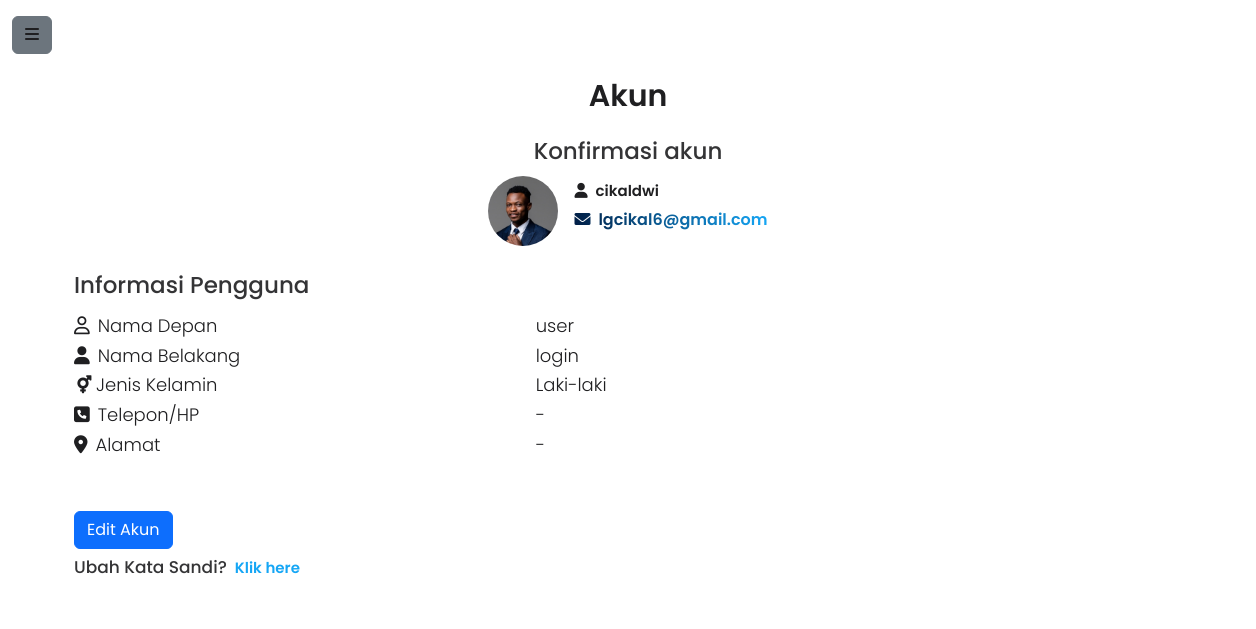
The page /users/pengaturanakun/ (signed in) on the database as committed earlier.
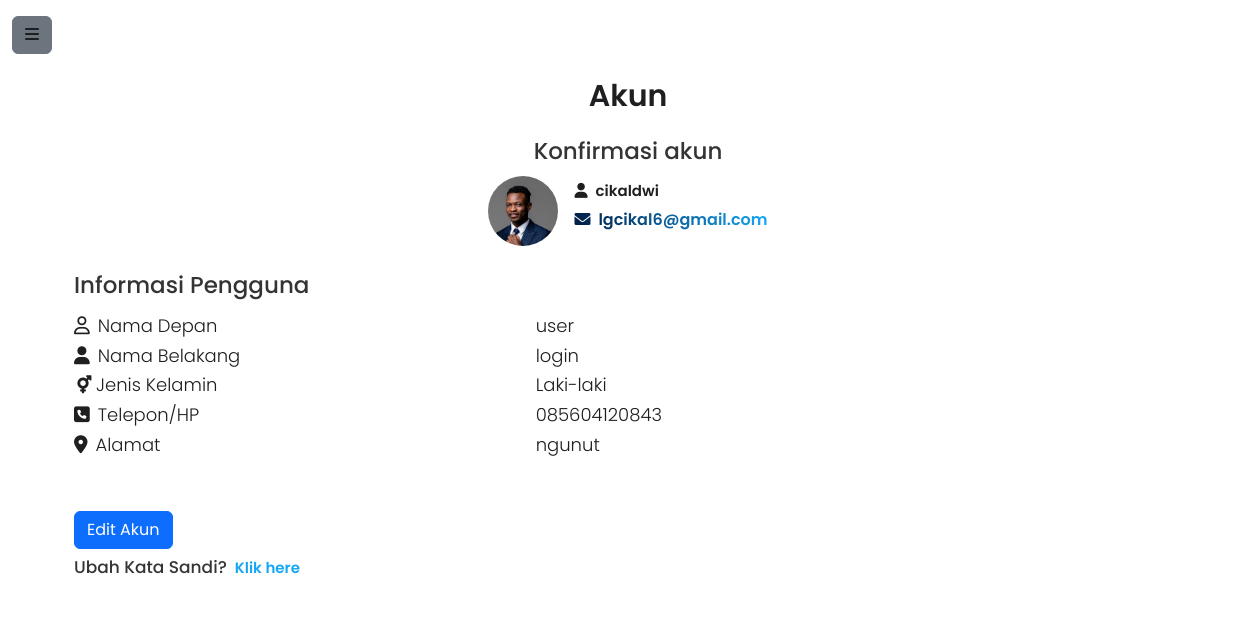
The same page on the database as committed later.
### users/models.py (models this page shows, shortened)
class CustomUser(AbstractUser):
    GENDER_CHOICES = [
        ('Laki-laki', 'Pria'),
        ('Perempuan', 'Wanita'),
    ]
    gender = models.CharField(
        max_length=10,
        choices=GENDER_CHOICES,
        blank=True,
        null=True,
    )
    birth_date = models.DateField(null=True, blank=True)
    profile_image = models.ImageField(upload_to='profile_pics/', blank=True, null=True)
    alamat = models.CharField(max_length=255, null=True, blank=True)
    no_telp = models.CharField(max_length=12, null=True, blank=True)
    email = models.EmailField(unique=True)
    username = models.CharField(
        max_length=20,
        unique=True,
        validators=[
            RegexValidator(
                regex=r'^[\w\s]+$',
                message='Username hanya boleh mengandung huruf, angka, dan spasi.',
            )
        ],
    )
    id = models.UUIDField(primary_key=True, default=uuid.uuid4, editable=False)
    USERNAME_FIELD = 'email'
    REQUIRED_FIELDS = []

### users/views.py (the view)
# urls.py: path('pengaturanakun/', views.update_account, name='pengaturanakun'),
@login_required
def update_account(request):
    if request.method == 'POST':
        form = UserUpdateForm(request.POST, request.FILES, user=request.user)
        if form.is_valid():
            first_name = form.cleaned_data['first_name']
            last_name = form.cleaned_data['last_name']
            username = form.cleaned_data['username']
            alamat = form.cleaned_data.get('alamat', request.user.alamat)
            no_telp = form.cleaned_data.get('no_telp', request.user.no_telp)
            gender = form.cleaned_data.get('gender', request.user.gender)
            changes_made = False
            if request.user.username != username:
                request.user.username = username
                changes_made = True
            if request.user.first_name != first_name:
                request.user.first_name = first_name
                changes_made = True
            if request.user.last_name != last_name:
                request.user.last_name = last_name
                changes_made = True
            if request.user.alamat != alamat:
                request.user.alamat = alamat
                changes_made = True
            if request.user.no_telp != no_telp:
                if no_telp:
                    try:
                        validator = RegexValidator(
                            regex=r'^\+?1?\d{9,12}$',
                            message="Nomor telepon harus terdiri dari 9-12 digit dan hanya angka."
                        )
                        validator(no_telp)
                        request.user.no_telp = no_telp
                        changes_made = True
                    except ValidationError as e:
                        messages.error(request, f"Kesalahan pada nomor telepon: {e.message}")
                        return render(request, 'pengaturan_akun.html', {'form': form})
            if request.user.gender != gender:
                request.user.gender = gender
                changes_made = True
            if form.cleaned_data.get('profile_image'):
                if request.user.profile_image != form.cleaned_data['profile_image']:
                    request.user.profile_image = form.cleaned_data['profile_image']
                    changes_made = True
            if 'delete_image' in request.POST and request.POST['delete_image'] == 'on':
                if request.user.profile_image:
                    request.user.profile_image = None
                    changes_made = True
            if changes_made:
                request.user.save()
                messages.success(request, "Akun berhasil diperbarui")
            else:
                messages.info(request, "Tidak ada perubahan yang dilakukan.")
            return redirect('users:pengaturanakun')
        else:
            if form.errors.get('username'):
                messages.error(request, "Username sudah digunakan! Silakan coba lagi.")
    else:
        form = UserUpdateForm(initial={
            'username': request.user.username,
            'first_name': request.user.first_name,
            'last_name': request.user.last_name,
            'alamat': request.user.alamat,
            'no_telp': request.user.no_telp,
            'gender': request.user.gender,
        }, user=request.user)
    return render(request, 'pengaturan_akun.html', {'form': form})

### users/templates/pengaturan_akun.html (shortened to what this page needs)
<!DOCTYPE html>
{% extends 'base/base_profile.html' %} {% load static %}
{% block head_title %} funeducare-pengaturan akun{% endblock head_title %}{% block extra_css %}
<link rel="stylesheet" href="{% static 'css/pengaturanakun-stylee.css' %}" />
{% endblock %} {% block body_block %}
<div class="container  rounded-3 p-3">
  <div
    class="content row col-12 col-md-auto align-items-center justify-content-center"
  >
    <div class="col-12 text">
      <div class="content-text">
      <h3 class="mb-4 text-center">Akun</h3>
      <h4 class="text-center">Konfirmasi akun</h4>
      </div>
      <div class="d-flex flex-row justify-content-center align-items-center mb-4 ">
        <div class="mb-2 mb-md-0">
          {% if form.profile_image.value %}
          <img
            src="{{ form.profile_image.value.url }}"
            alt="Profile Image"
            class="rounded-circle"
            style="width: 70px; height: 70px"
          />
          {% elif request.user.profile_image %}
          <img
            src="{{ request.user.profile_image.url }}"
            alt="Profile Image"
            class="rounded-circle"
            style="width: 70px; height: 70px"
          />
          {% endif %}
        </div>
        <div class="ms-3 mt-2 akun">
          <h5><i class="fa-solid fa-user me-2"></i>{{ user.username }}</h5>
          <p><i class="fa-solid fa-envelope me-2"></i>{{ user.email }}</p>
        </div>
      </div>
      <div class="content-text mt-4">
        <h4>Informasi Pengguna</h4>
        <div class="mt-3 col-12 ">
            <div class="mt-3 col-12">
                <div class="mt-2 d-flex flex-column  col-12">
                  <div class="d-flex flex-row  col-12">
                    <div class="col-5 text">
                        <h5><i class="fa-regular fa-user me-2"></i>Nama Depan</h5>
                        <h5><i class="fa-solid fa-user me-2"></i>Nama Belakang</h5>
                        <h5><i class="fa-solid fa-mars-and-venus me-1"></i>Jenis Kelamin</h5>
                        <h5><i class="fa-solid fa-square-phone me-2"></i>Telepon/HP</h5>
                        <h5><i class="fa-solid fa-location-dot me-2"></i>Alamat</h5>
                    </div>
                    <div class="col-8 d-flex flex-column align-items-start">
                      <h5 class="text-end">{{ user.first_name }} </h5>
                      <h5 class="text-end">{{ user.last_name }}</h5>
                      <h5 class="text-end">{{ user.gender|default:'-' }}</h5>
                      <h5 class="text-end">{{ user.no_telp|default:'-'  }}</h5>
                      <h5 class="text-end">{{ user.alamat|default:'-' }}</h5>
                    </div>
                  </div>
                </div>
              </div>
        </div>
            <button type="button" id="editButton" class="btn btn-primary mt-5">
              Edit Akun
            </button>
            <div class="d-flex flex-row gap-2 mt-2 pw">
            <h4>Ubah Kata Sandi? </h4>
            <a href="{% url 'users:change_password' %}"
              >Klik here</a
            >
            </div>
          </div>
        </div>
      </div>
    </div>
  </div>
</div>
{% endblock %}

Rows that differ between the two databases and show on the page:
changed CustomUser "user": no_telp "-" → "085604120843"; alamat "-" → "ngunut"
